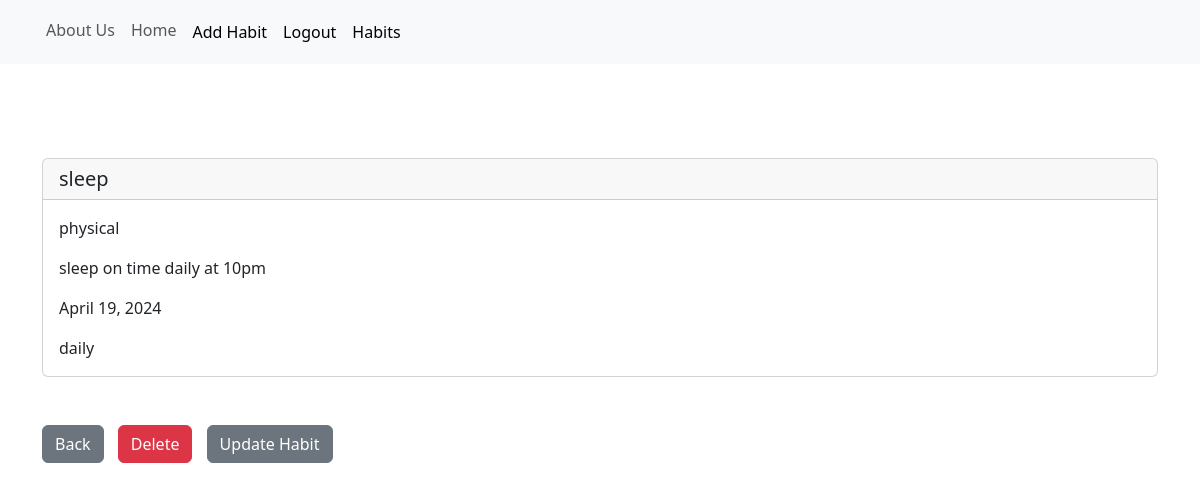
The page /habit/7 (signed in) on the database its author committed.
### main/models.py (models this page shows, shortened)
class Habit(models.Model):
    HABIT_FREQUENCY_CHOICES = (
        ('daily', 'Daily'),
        ('weekly', 'Weekly'),
        ('monthly', 'Monthly'),
    )
    user = models.ForeignKey(User, on_delete=models.CASCADE, default=1)
    name = models.CharField(max_length=100)
    category = models.TextField(default= "")
    description = models.TextField()
    frequency = models.CharField(max_length=20, choices=HABIT_FREQUENCY_CHOICES)
    start_date = models.DateField()
    completed = models.BooleanField(default=False)

### main/views.py (the view)
# urls.py: path("habit/<int:pk>", views.habit_record, name="habit"),
def habit_record(request,pk):
  if request.user.is_authenticated:
    habit_record = Habit.objects.get(id=pk)
    return render(request, 'record.html', {'habit_record':habit_record})
  else:
    messages.success(request,'You must be logged in to view the page')
    return redirect('home')

### main/templates/record.html (shortened to what this page needs)
{% extends 'base.html' %}
{% block content %}<div class="card">
  <h5 class="card-header">{{habit_record.name}}</h5>
  <div class="card-body">
    <p class="card-text">
      {{habit_record.category}}</p>
    <p class="card-text">{{habit_record.description}}</p>
    <p class="card-text">{{habit_record.start_date}}</p>
    <p class="card-text">{{habit_record.frequency}}</p>
</div>
</div>
<br><br>
<div col-md-6 offset-md-3>
  <a href="{% url 'myhabit' %}" class="btn btn-secondary">Back</a>
  <a href="{% url 'delete_habit' habit_record.id %}" class="btn btn-danger">Delete</a>
  <a href="{% url 'update_habit' habit_record.id %}" class="btn btn-secondary">Update Habit</a>
</div>
{% endblock %}

### main/templates/base.html (style rules this page uses)
.btn { margin-right: 10px; }

### rows shown on the page
Habit: name "sleep", category "physical", description "sleep on time daily at 10pm", start_date "April 19, 2024", frequency "daily"
